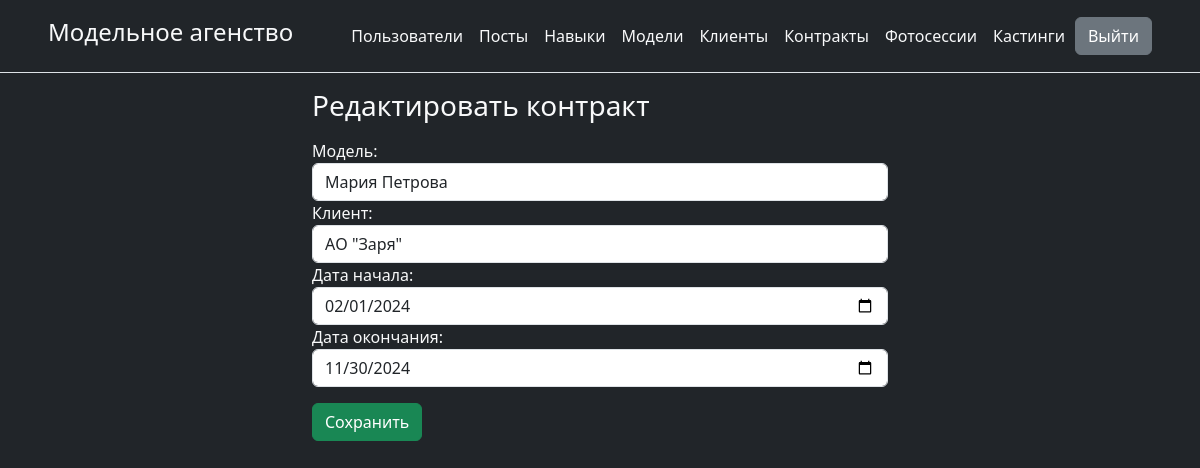
The app's page /admin/contracts/edit_contract.php?contract_id=2 (signed in) with its own data.
### tables this page shows
CREATE TABLE `contracts` (
  `id` int NOT NULL,
  `model_id` int DEFAULT NULL,
  `client_id` int DEFAULT NULL,
  `start_date` date DEFAULT NULL,
  `end_date` date DEFAULT NULL
);

CREATE TABLE `models` (
  `id` int NOT NULL,
  `first_name` varchar(50) DEFAULT NULL,
  `last_name` varchar(50) DEFAULT NULL,
  `gender` enum('Male','Female','Other') DEFAULT NULL,
  `birth_date` date DEFAULT NULL,
  `height` int DEFAULT NULL,
  `weight` int DEFAULT NULL,
  `hair_color` varchar(20) DEFAULT NULL,
  `experience_level` enum('Beginner','Intermediate','Experienced') DEFAULT NULL,
  `active_contract` tinyint(1) DEFAULT NULL
);

CREATE TABLE `clients` (
  `id` int NOT NULL,
  `name` varchar(100) NOT NULL,
  `contact_info` varchar(255) DEFAULT NULL,
  `address` varchar(255) DEFAULT NULL,
  `phone` varchar(20) DEFAULT NULL,
  `email` varchar(100) DEFAULT NULL
);

### admin/contracts/edit_contract.php (the view, shortened to what this page needs)
<?php
include '../header.php';
require_once '../database_connection.php';
$contract_id = $_GET['contract_id'];
try {
	$contract_stmt = $pdo->prepare("SELECT * FROM contracts WHERE id = ?");
	$contract_stmt->execute([$contract_id]);
	$contract = $contract_stmt->fetch(PDO::FETCH_ASSOC);
	$models_stmt = $pdo->prepare("SELECT id, first_name, last_name FROM models");
	$models_stmt->execute();
	$models = $models_stmt->fetchAll(PDO::FETCH_ASSOC);
	$clients_stmt = $pdo->prepare("SELECT id, name FROM clients");
	$clients_stmt->execute();
	$clients = $clients_stmt->fetchAll(PDO::FETCH_ASSOC);
} catch (PDOException $e) {
	echo "Ошибка при получении данных: " . $e->getMessage();
}
?>
<body class="bg-dark text-light">
<div class="container w-50">
	<h3 class="text-light my-3">Редактировать контракт</h3>
	<form action="edit_contract.php?contract_id=<?php echo $contract_id; ?>" method="post">
		<div class="form-group">
			<label for="model_id">Модель:</label>
			<select id="model_id" name="model_id" class="form-control" required>
				<?php foreach ($models as $model): ?>
					<option value="<?php echo $model['id']; ?>" <?php if ($model['id'] == $contract['model_id']) echo 'selected'; ?>>
						<?php echo $model['first_name'] . ' ' . $model['last_name']; ?>
					</option>
				<?php endforeach; ?>
			</select>
		</div>
		<div class="form-group">
			<label for="client_id">Клиент:</label>
			<select id="client_id" name="client_id" class="form-control" required>
				<?php foreach ($clients as $client): ?>
					<option value="<?php echo $client['id']; ?>" <?php if ($client['id'] == $contract['client_id']) echo 'selected'; ?>>
						<?php echo $client['name']; ?>
					</option>
				<?php endforeach; ?>
			</select>
		</div>
		<div class="form-group">
			<label for="start_date">Дата начала:</label>
			<input type="date" id="start_date" name="start_date" class="form-control" value="<?php echo $contract['start_date']; ?>" required>
		</div>
		<div class="form-group mb-3">
			<label for="end_date">Дата окончания:</label>
			<input type="date" id="end_date" name="end_date" class="form-control" value="<?php echo $contract['end_date']; ?>" required>
		</div>
		<button type="submit" class="btn btn-success">Сохранить</button>
	</form>
</div>
</body>
</html>

### records on screen
contracts: model_id "Мария Петрова", client_id "АО \"Заря\"", start_date "02/01/2024", end_date "11/30/2024"
